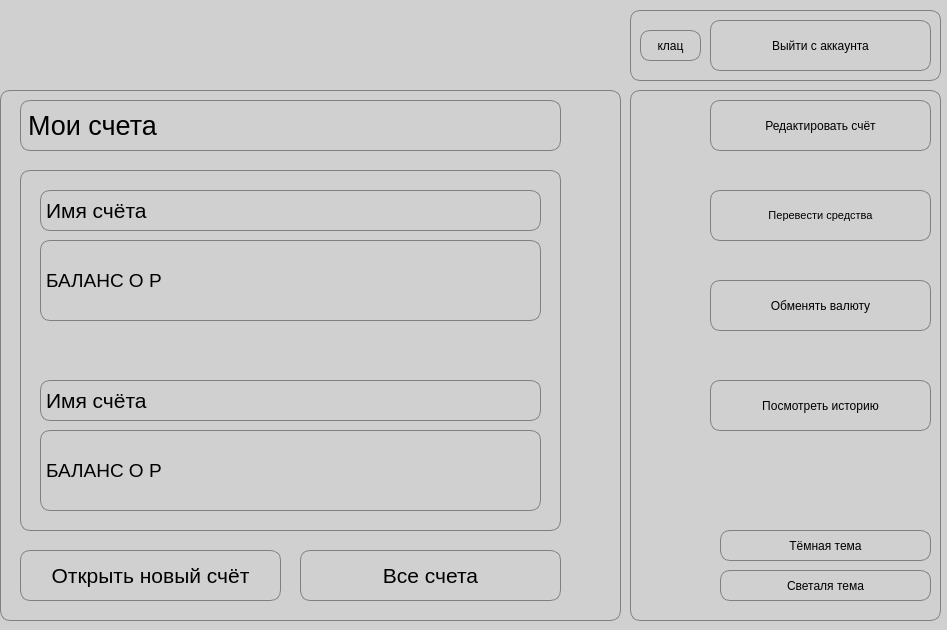
<?xml version="1.0" encoding="UTF-8"?>
<ui version="4.0">
 <class>MainWindow</class>
 <widget class="QMainWindow" name="MainWindow">
  <property name="geometry">
   <rect>
    <x>0</x>
    <y>0</y>
    <width>947</width>
    <height>630</height>
   </rect>
  </property>
  <property name="minimumSize">
   <size>
    <width>947</width>
    <height>630</height>
   </size>
  </property>
  <property name="maximumSize">
   <size>
    <width>947</width>
    <height>630</height>
   </size>
  </property>
  <property name="font">
   <font>
    <pointsize>16</pointsize>
   </font>
  </property>
  <property name="windowTitle">
   <string>Hostus Pocus</string>
  </property>
  <property name="styleSheet">
   <string notr="true">QFrame {
    background-color: rgb(208, 208, 208);
  }
</string>
  </property>
  <widget class="QWidget" name="centralwidget">
   <property name="styleSheet">
    <string notr="true"/>
   </property>
   <widget class="QFrame" name="backgroundFrame">
    <property name="geometry">
     <rect>
      <x>0</x>
      <y>-10</y>
      <width>951</width>
      <height>651</height>
     </rect>
    </property>
    <property name="font">
     <font>
      <pointsize>13</pointsize>
     </font>
    </property>
    <property name="styleSheet">
     <string notr="true">border-radius: 10px;</string>
    </property>
    <property name="frameShape">
     <enum>QFrame::StyledPanel</enum>
    </property>
    <property name="frameShadow">
     <enum>QFrame::Raised</enum>
    </property>
    <widget class="QWidget" name="verticalLayoutWidget">
     <property name="geometry">
      <rect>
       <x>0</x>
       <y>20</y>
       <width>621</width>
       <height>71</height>
      </rect>
     </property>
     <layout class="QVBoxLayout" name="verticalLayout">
      <item>
       <widget class="QFrame" name="frame">
        <property name="styleSheet">
         <string notr="true"/>
        </property>
        <property name="frameShape">
         <enum>QFrame::StyledPanel</enum>
        </property>
        <property name="frameShadow">
         <enum>QFrame::Raised</enum>
        </property>
        <widget class="QLabel" name="accountImageLabel_2">
         <property name="geometry">
          <rect>
           <x>20</x>
           <y>10</y>
           <width>31</width>
           <height>51</height>
          </rect>
         </property>
         <property name="text">
          <string/>
         </property>
         <property name="pixmap">
          <pixmap>images/logo.svg</pixmap>
         </property>
        </widget>
        <widget class="QLabel" name="welcomLabel">
         <property name="geometry">
          <rect>
           <x>60</x>
           <y>20</y>
           <width>521</width>
           <height>31</height>
          </rect>
         </property>
         <property name="font">
          <font>
           <pointsize>16</pointsize>
          </font>
         </property>
         <property name="text">
          <string/>
         </property>
        </widget>
       </widget>
      </item>
     </layout>
    </widget>
    <widget class="QFrame" name="frame_2">
     <property name="geometry">
      <rect>
       <x>0</x>
       <y>100</y>
       <width>621</width>
       <height>531</height>
      </rect>
     </property>
     <property name="styleSheet">
      <string notr="true">border: 1px solid gray;</string>
     </property>
     <property name="frameShape">
      <enum>QFrame::StyledPanel</enum>
     </property>
     <property name="frameShadow">
      <enum>QFrame::Raised</enum>
     </property>
     <widget class="QLabel" name="label">
      <property name="geometry">
       <rect>
        <x>20</x>
        <y>10</y>
        <width>541</width>
        <height>51</height>
       </rect>
      </property>
      <property name="font">
       <font>
        <pointsize>20</pointsize>
        <weight>50</weight>
        <bold>false</bold>
       </font>
      </property>
      <property name="text">
       <string>Мои счета</string>
      </property>
     </widget>
     <widget class="QFrame" name="frame_3">
      <property name="geometry">
       <rect>
        <x>20</x>
        <y>80</y>
        <width>541</width>
        <height>361</height>
       </rect>
      </property>
      <property name="frameShape">
       <enum>QFrame::StyledPanel</enum>
      </property>
      <property name="frameShadow">
       <enum>QFrame::Raised</enum>
      </property>
      <widget class="QLabel" name="nameAccOneLabel">
       <property name="geometry">
        <rect>
         <x>20</x>
         <y>20</y>
         <width>501</width>
         <height>41</height>
        </rect>
       </property>
       <property name="font">
        <font>
         <pointsize>16</pointsize>
        </font>
       </property>
       <property name="text">
        <string>Имя счёта</string>
       </property>
      </widget>
      <widget class="QLabel" name="balanceOneLabel">
       <property name="geometry">
        <rect>
         <x>20</x>
         <y>70</y>
         <width>501</width>
         <height>81</height>
        </rect>
       </property>
       <property name="font">
        <font>
         <pointsize>14</pointsize>
        </font>
       </property>
       <property name="text">
        <string>БАЛАНС О Р</string>
       </property>
      </widget>
      <widget class="QLabel" name="nameAccTwoLabel">
       <property name="geometry">
        <rect>
         <x>20</x>
         <y>210</y>
         <width>501</width>
         <height>41</height>
        </rect>
       </property>
       <property name="font">
        <font>
         <pointsize>16</pointsize>
        </font>
       </property>
       <property name="text">
        <string>Имя счёта</string>
       </property>
      </widget>
      <widget class="QLabel" name="balanceTwoLabel">
       <property name="geometry">
        <rect>
         <x>20</x>
         <y>260</y>
         <width>501</width>
         <height>81</height>
        </rect>
       </property>
       <property name="font">
        <font>
         <pointsize>14</pointsize>
        </font>
       </property>
       <property name="text">
        <string>БАЛАНС О Р</string>
       </property>
      </widget>
     </widget>
     <widget class="QPushButton" name="createNewAccountButton">
      <property name="geometry">
       <rect>
        <x>20</x>
        <y>460</y>
        <width>261</width>
        <height>51</height>
       </rect>
      </property>
      <property name="font">
       <font>
        <pointsize>16</pointsize>
       </font>
      </property>
      <property name="cursor">
       <cursorShape>PointingHandCursor</cursorShape>
      </property>
      <property name="styleSheet">
       <string notr="true">QPushButton:hover {
    background-color: rgb(204, 102, 255);
}
</string>
      </property>
      <property name="text">
       <string>Открыть новый счёт</string>
      </property>
     </widget>
     <widget class="QPushButton" name="checkAccountsButton">
      <property name="geometry">
       <rect>
        <x>300</x>
        <y>460</y>
        <width>261</width>
        <height>51</height>
       </rect>
      </property>
      <property name="font">
       <font>
        <pointsize>16</pointsize>
       </font>
      </property>
      <property name="cursor">
       <cursorShape>PointingHandCursor</cursorShape>
      </property>
      <property name="styleSheet">
       <string notr="true">QPushButton:hover {
    background-color: rgb(204, 102, 255);
}
</string>
      </property>
      <property name="text">
       <string>Все счета</string>
      </property>
     </widget>
    </widget>
    <widget class="QFrame" name="frame_5">
     <property name="geometry">
      <rect>
       <x>630</x>
       <y>100</y>
       <width>311</width>
       <height>531</height>
      </rect>
     </property>
     <property name="styleSheet">
      <string notr="true">border: 1px solid gray;</string>
     </property>
     <property name="frameShape">
      <enum>QFrame::StyledPanel</enum>
     </property>
     <property name="frameShadow">
      <enum>QFrame::Raised</enum>
     </property>
     <widget class="QPushButton" name="exchangeCurrencyButton">
      <property name="geometry">
       <rect>
        <x>80</x>
        <y>190</y>
        <width>221</width>
        <height>51</height>
       </rect>
      </property>
      <property name="cursor">
       <cursorShape>PointingHandCursor</cursorShape>
      </property>
      <property name="styleSheet">
       <string notr="true">QPushButton:hover {
    background-color: rgb(204, 102, 255);
}
</string>
      </property>
      <property name="text">
       <string>Обменять валюту</string>
      </property>
     </widget>
     <widget class="QPushButton" name="editAccountButton">
      <property name="geometry">
       <rect>
        <x>80</x>
        <y>10</y>
        <width>221</width>
        <height>51</height>
       </rect>
      </property>
      <property name="cursor">
       <cursorShape>PointingHandCursor</cursorShape>
      </property>
      <property name="styleSheet">
       <string notr="true">QPushButton:hover {
    background-color: rgb(204, 102, 255);
}
</string>
      </property>
      <property name="text">
       <string>Редактировать счёт</string>
      </property>
     </widget>
     <widget class="QPushButton" name="transferFundsButton">
      <property name="geometry">
       <rect>
        <x>80</x>
        <y>100</y>
        <width>221</width>
        <height>51</height>
       </rect>
      </property>
      <property name="font">
       <font>
        <pointsize>8</pointsize>
       </font>
      </property>
      <property name="cursor">
       <cursorShape>PointingHandCursor</cursorShape>
      </property>
      <property name="styleSheet">
       <string notr="true">QPushButton:hover {
    background-color: rgb(204, 102, 255);
}
</string>
      </property>
      <property name="text">
       <string>Перевести средства</string>
      </property>
     </widget>
     <widget class="QPushButton" name="checkHistoryButton">
      <property name="geometry">
       <rect>
        <x>80</x>
        <y>290</y>
        <width>221</width>
        <height>51</height>
       </rect>
      </property>
      <property name="cursor">
       <cursorShape>PointingHandCursor</cursorShape>
      </property>
      <property name="styleSheet">
       <string notr="true">QPushButton:hover {
    background-color: rgb(204, 102, 255);
}
</string>
      </property>
      <property name="text">
       <string>Посмотреть историю</string>
      </property>
     </widget>
     <widget class="QPushButton" name="blackThemeButton">
      <property name="geometry">
       <rect>
        <x>90</x>
        <y>440</y>
        <width>211</width>
        <height>31</height>
       </rect>
      </property>
      <property name="cursor">
       <cursorShape>PointingHandCursor</cursorShape>
      </property>
      <property name="styleSheet">
       <string notr="true">QPushButton:hover {
    background-color: rgb(204, 102, 255);
}
</string>
      </property>
      <property name="text">
       <string>Тёмная тема</string>
      </property>
     </widget>
     <widget class="QPushButton" name="whiteThemeButton">
      <property name="geometry">
       <rect>
        <x>90</x>
        <y>480</y>
        <width>211</width>
        <height>31</height>
       </rect>
      </property>
      <property name="cursor">
       <cursorShape>PointingHandCursor</cursorShape>
      </property>
      <property name="styleSheet">
       <string notr="true">QPushButton:hover {
    background-color: rgb(204, 102, 255);
}
</string>
      </property>
      <property name="text">
       <string>Светаля тема</string>
      </property>
     </widget>
    </widget>
    <widget class="QFrame" name="frame_6">
     <property name="geometry">
      <rect>
       <x>630</x>
       <y>20</y>
       <width>311</width>
       <height>71</height>
      </rect>
     </property>
     <property name="styleSheet">
      <string notr="true">border: 1px solid gray;</string>
     </property>
     <property name="frameShape">
      <enum>QFrame::StyledPanel</enum>
     </property>
     <property name="frameShadow">
      <enum>QFrame::Raised</enum>
     </property>
     <widget class="QPushButton" name="leaveAccountButton">
      <property name="geometry">
       <rect>
        <x>80</x>
        <y>10</y>
        <width>221</width>
        <height>51</height>
       </rect>
      </property>
      <property name="cursor">
       <cursorShape>PointingHandCursor</cursorShape>
      </property>
      <property name="styleSheet">
       <string notr="true">QPushButton:hover {
    background-color: rgb(204, 102, 255);
}
</string>
      </property>
      <property name="text">
       <string>Выйти с аккаунта</string>
      </property>
     </widget>
     <widget class="QPushButton" name="loadPageButton">
      <property name="geometry">
       <rect>
        <x>10</x>
        <y>20</y>
        <width>61</width>
        <height>31</height>
       </rect>
      </property>
      <property name="cursor">
       <cursorShape>PointingHandCursor</cursorShape>
      </property>
      <property name="styleSheet">
       <string notr="true">QPushButton:hover {
    background-color: rgb(204, 102, 255);
}</string>
      </property>
      <property name="text">
       <string>клац</string>
      </property>
     </widget>
    </widget>
   </widget>
  </widget>
 </widget>
 <resources/>
 <connections/>
</ui>
